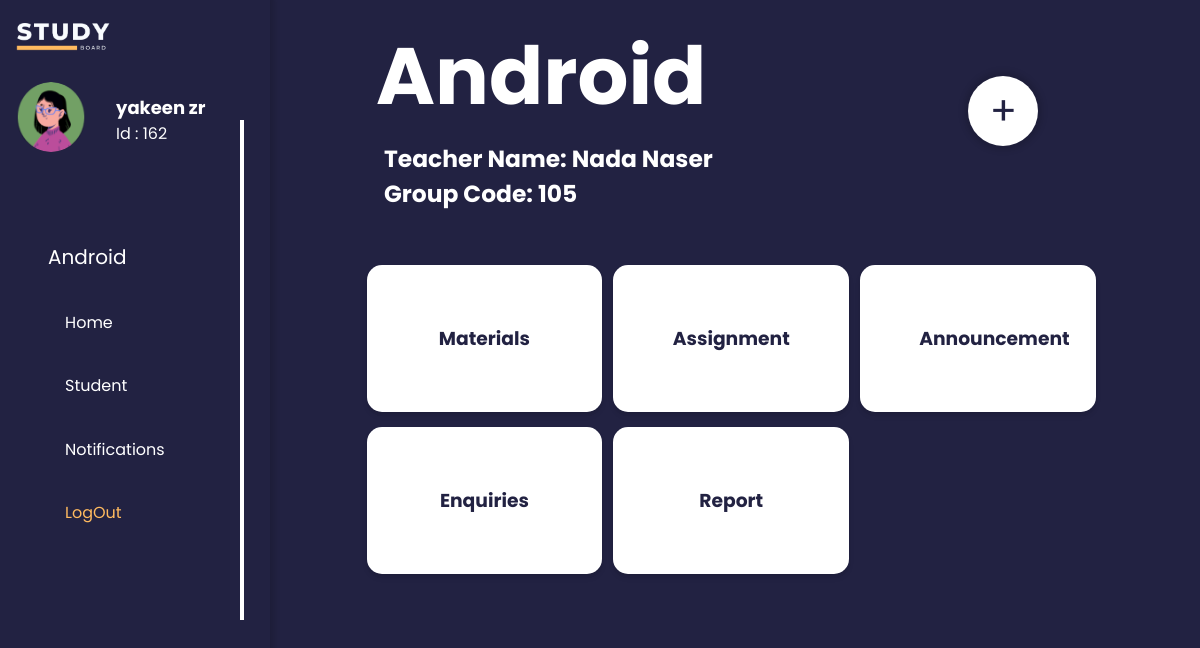
Page /UI/group/inside_group.php?data=Android&number=105 (signed in) on the committed database.
### tables this page shows
CREATE TABLE IF NOT EXISTS `user` (
  `user_id` int(8) NOT NULL AUTO_INCREMENT,
  `full_name` varchar(50) NOT NULL,
  `password` varchar(225) NOT NULL,
  `u_img` varchar(225) DEFAULT NULL,
  `role` varchar(8) DEFAULT NULL,
  PRIMARY KEY (`user_id`)
);

CREATE TABLE IF NOT EXISTS `groups` (
  `g_no` int(8) NOT NULL AUTO_INCREMENT,
  `tr_id` int(8) NOT NULL,
  `g_name` varchar(25) NOT NULL,
  PRIMARY KEY (`g_no`),
  KEY `tr_id` (`tr_id`)
);

### controls/inside_group.php (called while the page is built, shortened)
<?php
include(MAIN_PATH. "/database/db.php");
if(isset($_GET["data"]))
{
	$data = $_GET["data"];
}
    global $conn;
    $group_no = $_GET["number"];
    $query="SELECT user_id FROM teacher,groups WHERE teacher.tr_id=groups.tr_id and groups.g_no='".$group_no ."'";
  $result = $conn->query($query);
  if ($result->num_rows > 0) {
    while($row = $result->fetch_assoc()) {
      $id=$row['user_id'];
    }
  }
    $sql="SELECT  `full_name` FROM user WHERE user.user_id='".$id."'";
    $prre = $conn->query($sql);
    if ($prre->num_rows > 0) {
      while($row = $prre->fetch_assoc()) {
        $teacher_name=$row['full_name'];
      }
    }

### UI/group/inside_group.php (the view, shortened to what this page needs)
<?php
include(MAIN_PATH."/controls/inside_group.php");
$user_id=$_SESSION['user_id'];
$role=$_SESSION['role'];
$groupNumber=$_SESSION['g_no'];
$sql="SELECT g_name FROM groups Where g_no='$groupNumber';";
$result_g_name = $conn->query($sql);
if ($result_g_name->num_rows == 1) {
    while($row = $result_g_name->fetch_assoc()) {
      $g_name=$row["g_name"];
    }
}
$sql="SELECT full_name,u_img FROM user Where user_id='$user_id';";
$result_g_name = $conn->query($sql);
if ($result_g_name->num_rows == 1) {
    while($row = $result_g_name->fetch_assoc()) {
      $username=$row["full_name"];
      $img=$row["u_img"];
    }
}
?>
<!DOCTYPE html>
<head>
    <link rel="stylesheet" href="../../css/inside_groups.css">
    <link rel="stylesheet" href="https://maxst.icons8.com/vue-static/landings/line-awesome/line-awesome/1.3.0/css/line-awesome.min.css">
	<link rel="stylesheet" href="https://cdnjs.cloudflare.com/ajax/libs/font-awesome/6.2.0/css/all.min.css">
    </head>
<html>
<body>
    <div class="sidebar">
        <div class="sidebar-container">
            <div class="brand">
                <h2>
                    <img src="../../sources/image/logo_dark.png" alt="" style="width: 100px;">
                </h2>
            </div>
            <div class="sidebar-avartar" style="margin-top:20px">
                <div>
                    <a href="" alt="" style="width: 70px; height:70px ;"><img src="<?php echo BASE_URL . '/sources/image/'.$img  ?>" alt=" " style="width: 70px; height:70px ;"></img></a>
                </div>
                <div class="avartar-info">
                    <div class="avartar-text">
                        <h4><?php echo $username;?></h4>
                        <p>Id : <?php echo $user_id;?> </p>
                    </div>
                </div>
            </div>
            <div class="sidebar-menu">
                <ul>
                    <li>
                        <a href="#">
                            <span style="font-size:20px;"><?php echo $g_name ?></span>
                        </a>
                    </li>
                    <li>
                        <a href="<?php echo BASE_URL . '/UI/group/main page for group.php' ?>">
                            <span>Home</span>
                        </a>
                    </li>
                    <li>
                        <a href="<?php echo BASE_URL . '/UI/teacher/testreqest.php' ?>">
                            <span>Student</span>
                        </a>
                    </li>
                    <li>
                        <a href="#">
                            <span>Notifications</span>
                        </a>
                    </li>
                    <li>
                    <a href="..\..\logout.php">
                            <span style="color:#FFBA5F;">LogOut</span>
                        </a>
                </ul>
            </div>
        </div>
    </div>
    <div class="vertical_line"></div>
    <div class="main-content">
       <div class="header-div">
            <h1><?php echo $data ?></h1>
			<div class="group_info">
             <h3>Teacher Name: <?php echo  $teacher_name ?></h3>
			 <h3>Group Code:    <?php echo $group_no ?></h3>
			</div>
            <div class="button-div">
            <?php if($role==""):?>
                <div class="dropdown">
                <button class="btn-create">+</button>
                </div>
            <?php endif;?>
            </div>
        </div>
		 <main>
       <div class="row">
  <div class="column">
    <div class="card">
    <h3><a href="<?php echo BASE_URL . '/UI/student/materials.php' ?>">Materials</a></h3>
    </div>
  </div>
  <div class="column">
    <div class="card">
      <h3><a href="<?php echo BASE_URL . '/UI/student/assignment.php' ?>">Assignment</a></h3>
    </div>
  </div>
  <div class="column">
    <div class="card">
      <h3><a href="<?php echo BASE_URL . '/UI/teacher/Announcement.php' ?>">Announcement</a></h3>
    </div>
  </div>
  <div class="column">
    <div class="card">
      <h3><a href="<?php echo BASE_URL . '/UI/teacher/Add Enquiry .php' ?>">Enquiries</a></h3>
     </div>
  </div>
    <div class="column">
    <div class="card">
      <h3>Report</a></h3>
    </div>
  </div>
</div>
    </div>
</body>
</html>

### css/inside_groups.css (style rules this page uses)
:root { --darkblue:#2A3D6C ; --vdarkblue:#222242 ; --orange:#FFBA5F; --shadow1:rgba(17,17,26,0.1) 2px 2px 16px; --shadow2:0 0 0.375rem 0.25rem rgb(0 0 0 / 15%); --lightblue:#A4D2F0; --lightgreen:#D8E6D6; --vlightblue:#e5f3fe; --darkgreen:#53744A; --red:#D92A2A; }
* { padding: 0; margin: 0; text-decoration: none; list-style-type: none; box-sizing: border-box; font-family: "Poppins", sans-serif; }
body { overflow-x: hidden; background-color: #222242; }
.sidebar { Width:270px; height: 100%; position: fixed; top: 0; left: 0; bottom: 0; transition: left 300ms; }
.sidebar-container { height: 100%; width: 100%; background:#222242; box-shadow: var(--shadow2); padding: 1rem; overflow-y: auto; }
.sidebar-avartar { display: grid; grid-template-columns: 100px auto; align-items: center; margin: 3rem 0rem 2rem; padding: .1rem 0 rem; color: #FFFFFF; }
.sidebar-avartar img { width: 70px; border-radius: 100%; }
.avartar-info { display: flex; justify-content: space-between; align-items: center; }
.avartar-text h4 { font-size: 18px; }
.avartar-text p { font-size: 16px; }
.sidebar-menu li { margin-bottom: 1rem; }
.sidebar-menu a { color: #FFFFFF; font-size: 16px; display: block; padding: .7rem 0rem; }
a:is(:link,:active,:hover).active { font-weight: bolder; font-size: 18px; }
.sidebar-menu ul { margin-left: 2rem; margin-top: 30%; }
.sidebar-menu a span:first-child { display: inline-block; margin-right: .8rem; font-size: 18px; color: #FFFFFF; }
.main-content { margin-left:270px; width: calc(100vw - 270px); transition: margin-left 300ms; padding: 1rem 6rem; }
.header-div { position: relative; color: #fff; background-color: #222242; }
h1 { font-size: 5em; padding-bottom: 5px; padding-left:10px; text-transform: capitalize; }
.group_info { font-size: 1.25em; padding-bottom: 10px; padding-left:18px; text-transform: capitalize; }
.btn-create { margin-left: 2em; margin-top: 50px; border: none; border-radius: 100%; width: 70px; height: 70px; font-size: 40px; color: #222242; font-style: bold; background: #fff; box-shadow: var(--shadow2); transition : background-color 0.3s; }
main { align-items: center; justify-content: center; padding: 0; margin: 0; }
.column { float: left; width: 33%; padding: 1% 0.75%; }
.row { margin: 5% -5px; }
.row:after { content: ""; display: table; clear: both; }
.card { box-shadow: rgba(0, 0, 0, 0.1) 0px 4px 6px -1px, rgba(0, 0, 0, 0.06) 0px 2px 4px -1px; padding: 25%; text-align: center; align-items: center; justify-content: center; background-color: #fff; border-radius: 15px; color: #222242; }
.card a { color: #222242; }
.button-div { width: 30%; position: absolute; top: 0; right: 0%; bottom: 0%; margin-left: 5px; margin-right: 30PX; padding-top: 10px; padding-bottom: 10px; text-align: center; }
.vertical_line { border-left:4px solid #fff; height: 500px; position: absolute; left: 20%; top: 15%; }

### UI/group/inside_group.php (style rules this page uses)
.dropdown { display:inline-block; position:relative; }

### rows in the picture
user: u_img (picture), full_name "yakeen zr"
groups: g_name "Android"
user: full_name "Nada Naser"

### other values in the picture
$user_id "162"
$data "Android"
$group_no "105"
